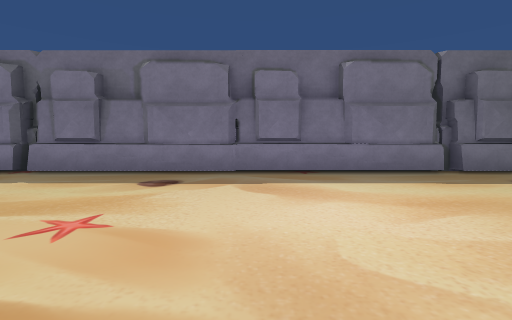
[1] (above)

18 first-person views from a walk through a scene from a Unity 3-D project. The camera is 1.4 m above the floor, tilts 4° down and sees 85° across. The floor is counted in squares, 2 m on a side. Each view is taken from the middle of a square. On the plan, view 1 faces up. The plan holds only what a view shows up to about 9 squares ahead; the rest is blank. The place goes on beyond the plan. Some surface patterns are stand-ins.

[2]
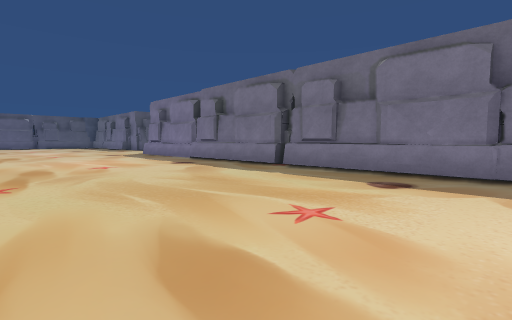

[3]
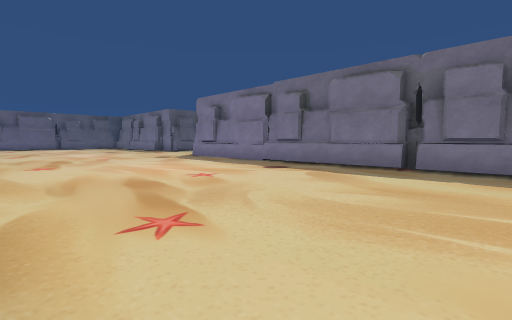

[4]
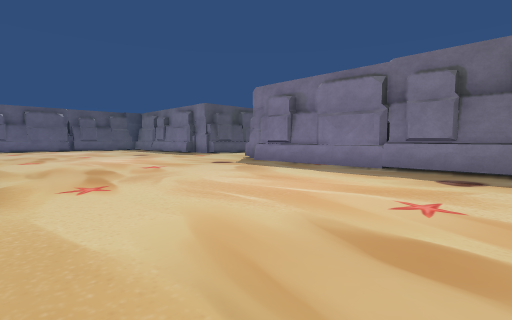

[5]
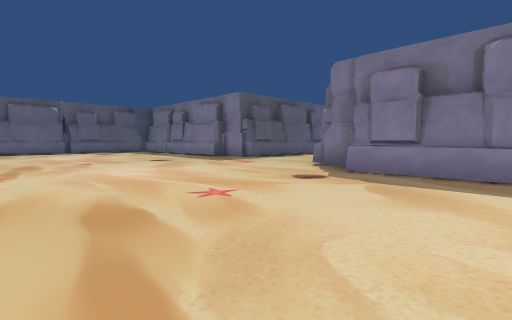

[6]
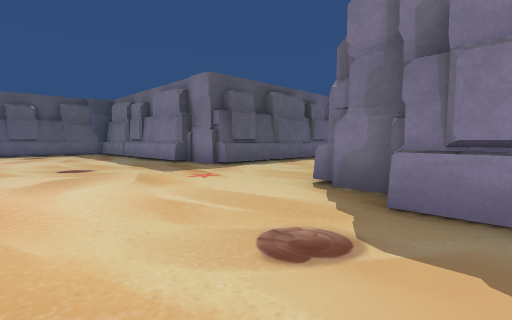

[7]
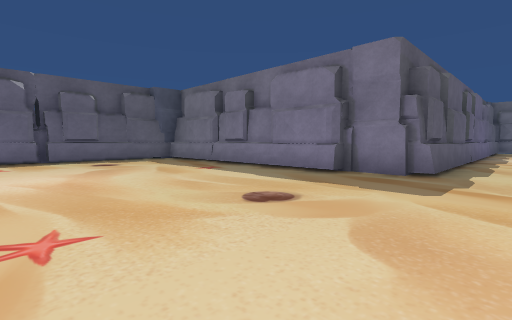

[8]
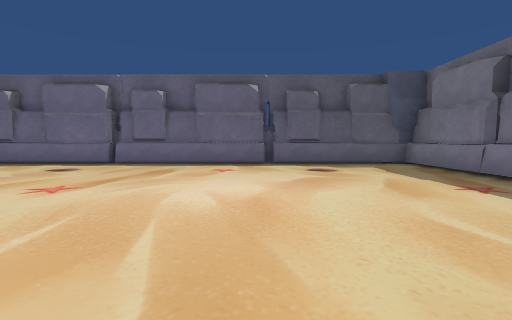

[9]
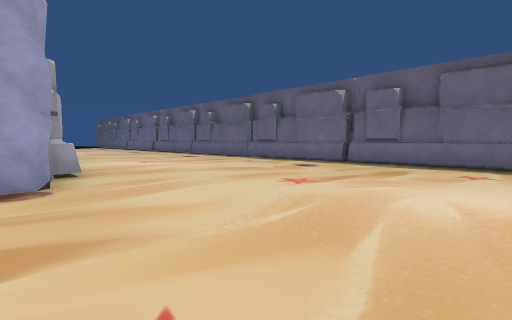

[10]
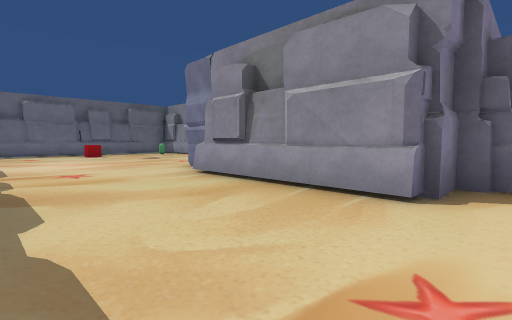

[11]
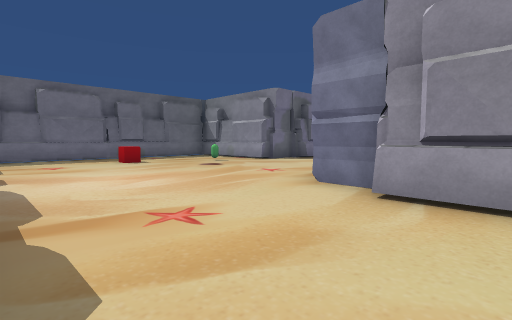

[12]
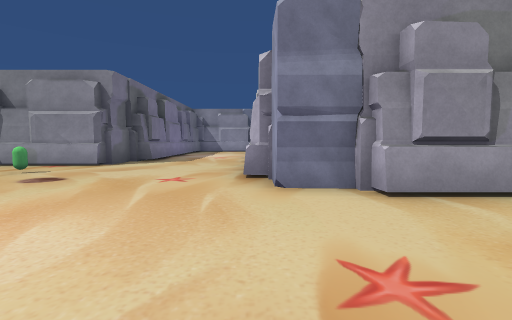

[13]
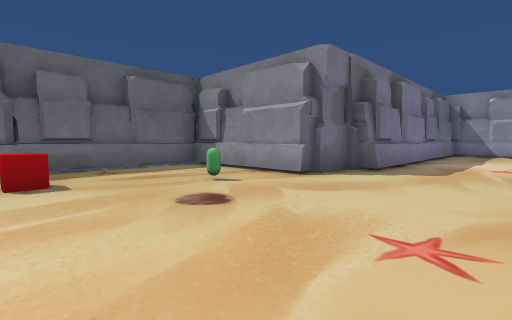

[14]
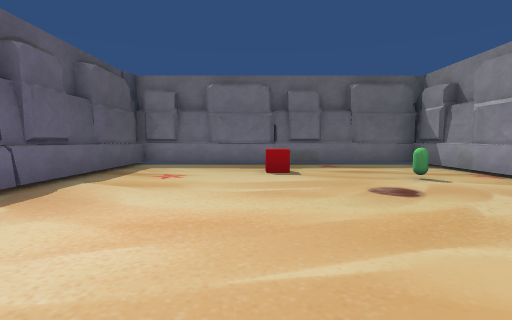

[15]
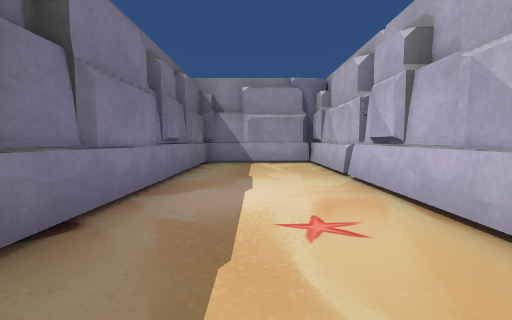

[16]
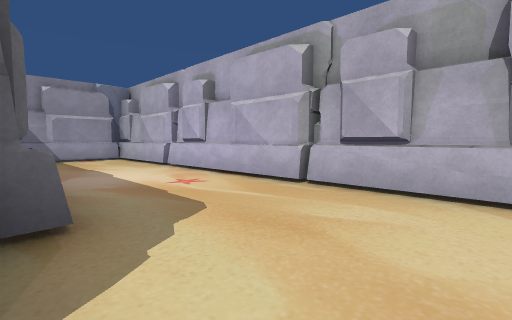

[17]
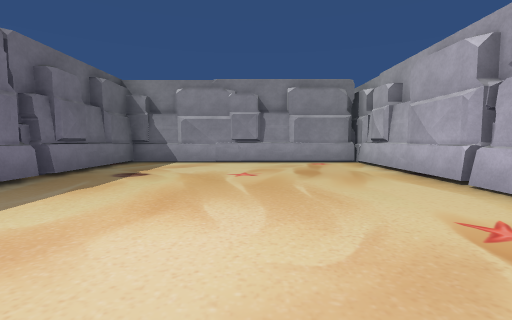

[18]
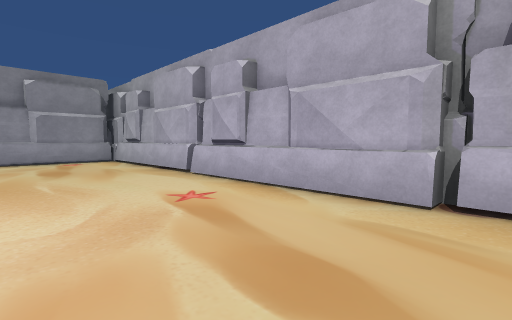

### Floor plan
Key: @ floor where view 1 was taken; # wall or solid block; . floor; C red cube; G green capsule; O other object.
Columns run from 29 left of view 1 to 8 right of it. Each row starts with its distance up from view 1.
 22          ##########
 21          #........#
 20          #........#
 19          #....C...#
 18          #......G.###
 17          #..........#########
 16           ..................#
 15           ..................#
 14           ..................#
 13          #......#############
 12          #....O
 11          #....#
 10          #....#
  9          #....#
  8  #########....#
  7 O.............##       ###       #
  6 #..............#########.#############
  5 #....................................#
  4 #....................................#
  3 #....................................#
  2 #....................................#
  1 #....................................#
  0 #............................@.......#
 -1 #.........   ........................#
 -2 #........O                 ###########
 -3 #.......#
 -4 #. .....
 -5 #   ....

Where each view was taken, in squares from view 1:
view 1: 0 up, 0 right, facing up
view 2: 0 up, 0 right, facing up-left
view 3: 1 down, 3 left, facing up-left
view 4: 1 down, 7 left, facing up-left
view 5: 0 up, 11 left, facing up-left
view 6: 3 up, 13 left, facing up-left
view 7: 2 up, 18 left, facing up-left
view 8: 3 up, 20 left, facing left
view 9: 3 up, 20 left, facing down-left
view 10: 6 up, 19 left, facing up-right
view 11: 10 up, 19 left, facing up-right
view 12: 13 up, 19 left, facing right
view 13: 14 up, 16 left, facing up-right
view 14: 13 up, 16 left, facing up
view 15: 15 up, 10 left, facing right
view 16: 17 up, 12 left, facing down-right
view 17: 2 up, 1 left, facing right
view 18: 2 up, 2 left, facing down-right
